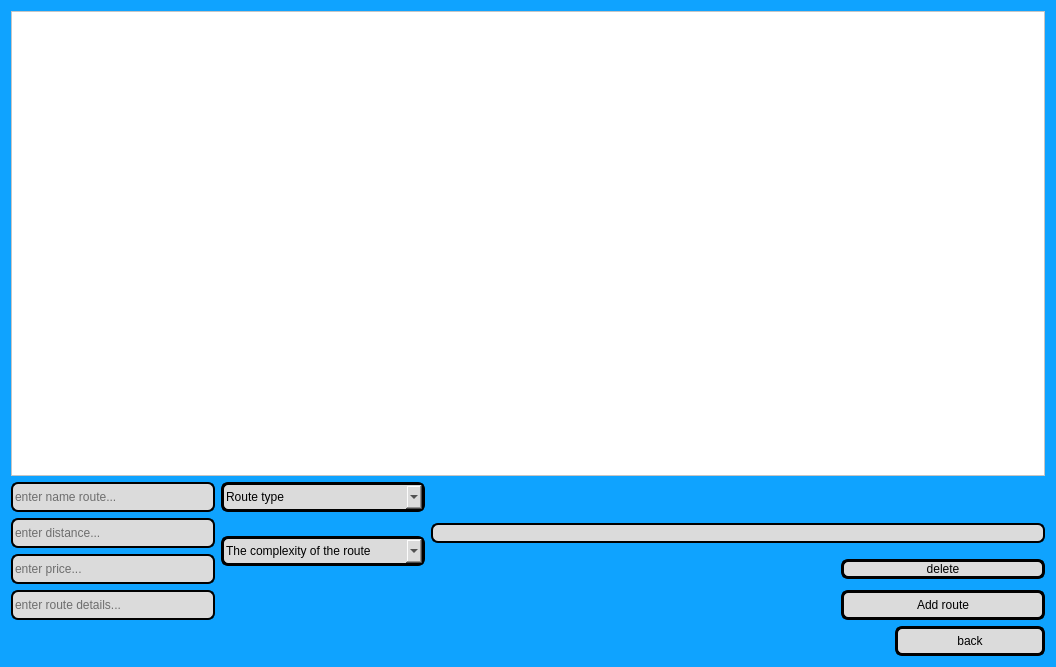
<?xml version="1.0" encoding="UTF-8"?>
<ui version="4.0">
 <class>CreateRoute</class>
 <widget class="QDialog" name="CreateRoute">
  <property name="geometry">
   <rect>
    <x>0</x>
    <y>0</y>
    <width>1056</width>
    <height>667</height>
   </rect>
  </property>
  <property name="sizeIncrement">
   <size>
    <width>200</width>
    <height>30</height>
   </size>
  </property>
  <property name="windowTitle">
   <string>Create route</string>
  </property>
  <property name="windowIcon">
   <iconset>
    <normaloff>../Users/Таня/Pictures/Нова папка/8552951.png</normaloff>../Users/Таня/Pictures/Нова папка/8552951.png</iconset>
  </property>
  <property name="styleSheet">
   <string notr="true">background-color: rgb(15, 163, 255);</string>
  </property>
  <layout class="QGridLayout" name="gridLayout">
   <item row="5" column="0" alignment="Qt::AlignLeft">
    <widget class="QLineEdit" name="LErouteDetails">
     <property name="minimumSize">
      <size>
       <width>204</width>
       <height>30</height>
      </size>
     </property>
     <property name="styleSheet">
      <string notr="true">QLineEdit {
    color: #000000;
    background-color: rgb(219, 219, 219);
    border-radius: 7px; 
    border: 2px solid rgb(0, 0, 0);
}


QLineEdit:hover {
    color: #000000;
    border: 2px solid rgb(0, 0, 0);
}</string>
     </property>
     <property name="placeholderText">
      <string>enter route details...</string>
     </property>
    </widget>
   </item>
   <item row="7" column="2" alignment="Qt::AlignRight">
    <widget class="QPushButton" name="PBback">
     <property name="minimumSize">
      <size>
       <width>150</width>
       <height>30</height>
      </size>
     </property>
     <property name="styleSheet">
      <string notr="true">QPushButton {
    color: #000000;
    background-color: rgb(219, 219, 219);
    border-radius: 7px; 
    border: 3px solid rgb(0, 0, 0);
}


QPushButton:hover {
    color: #000000;
    background-color: rgb(201, 201, 201); 
    border: 2px solid rgb(0, 0, 0);
}
QPushButton {
	font: 14pt &quot;Gabriola&quot;;
    color: #000000;
    background-color: rgb(219, 219, 219);
    border-radius: 7px; 
    border: 3px solid rgb(0, 0, 0);
}</string>
     </property>
     <property name="text">
      <string>back</string>
     </property>
    </widget>
   </item>
   <item row="0" column="0" colspan="3">
    <widget class="QTableView" name="TVroute">
     <property name="styleSheet">
      <string notr="true">background-color:rgb(255, 255, 255);</string>
     </property>
    </widget>
   </item>
   <item row="2" column="0" alignment="Qt::AlignLeft">
    <widget class="QLineEdit" name="LEdistance">
     <property name="minimumSize">
      <size>
       <width>204</width>
       <height>30</height>
      </size>
     </property>
     <property name="styleSheet">
      <string notr="true">QLineEdit {
    color: #000000;
    background-color: rgb(219, 219, 219);
    border-radius: 7px; 
    border: 2px solid rgb(0, 0, 0);
}


QLineEdit:hover {
    color: #000000;
    border: 2px solid rgb(0, 0, 0);
}</string>
     </property>
     <property name="placeholderText">
      <string>enter distance...</string>
     </property>
    </widget>
   </item>
   <item row="5" column="2" alignment="Qt::AlignRight">
    <widget class="QPushButton" name="PBnext">
     <property name="minimumSize">
      <size>
       <width>204</width>
       <height>30</height>
      </size>
     </property>
     <property name="styleSheet">
      <string notr="true">QPushButton {
    color: #000000;
    background-color: rgb(219, 219, 219);
    border-radius: 7px; 
    border: 3px solid rgb(0, 0, 0);
}


QPushButton:hover {
    color: #000000;
    background-color: rgb(201, 201, 201); 
    border: 2px solid rgb(0, 0, 0);
}
QPushButton {
	font: 14pt &quot;Gabriola&quot;;
    color: #000000;
    background-color: rgb(219, 219, 219);
    border-radius: 7px; 
    border: 3px solid rgb(0, 0, 0);
}</string>
     </property>
     <property name="text">
      <string>Add route</string>
     </property>
    </widget>
   </item>
   <item row="1" column="0" alignment="Qt::AlignLeft">
    <widget class="QLineEdit" name="LErouteName">
     <property name="minimumSize">
      <size>
       <width>204</width>
       <height>30</height>
      </size>
     </property>
     <property name="styleSheet">
      <string notr="true">QLineEdit {
    color: #000000;
    background-color: rgb(219, 219, 219);
    border-radius: 7px; 
    border: 2px solid rgb(0, 0, 0);
}


QLineEdit:hover {
    color: #000000;
    border: 2px solid rgb(0, 0, 0);
}</string>
     </property>
     <property name="inputMask">
      <string/>
     </property>
     <property name="text">
      <string/>
     </property>
     <property name="placeholderText">
      <string>enter name route...</string>
     </property>
    </widget>
   </item>
   <item row="2" column="1" rowspan="2">
    <widget class="QComboBox" name="CBcomplaxity">
     <property name="minimumSize">
      <size>
       <width>204</width>
       <height>30</height>
      </size>
     </property>
     <property name="styleSheet">
      <string notr="true">QComboBox {
    color: #000000;
    background-color: rgb(219, 219, 219);
    border-radius: 7px; 
    border: 2px solid rgb(0, 0, 0);
}
QComboBox{
	font: 14pt &quot;Gabriola&quot;;
    color: #000000;
    background-color: rgb(219, 219, 219);
    border-radius: 7px; 
    border: 3px solid rgb(0, 0, 0);
}</string>
     </property>
     <item>
      <property name="text">
       <string>The complexity of the route</string>
      </property>
     </item>
     <item>
      <property name="text">
       <string>для початківців</string>
      </property>
     </item>
     <item>
      <property name="text">
       <string>для бувалих</string>
      </property>
     </item>
     <item>
      <property name="text">
       <string>для тих хто хоче екстриму</string>
      </property>
     </item>
     <item>
      <property name="text">
       <string>для профі</string>
      </property>
     </item>
    </widget>
   </item>
   <item row="3" column="0" alignment="Qt::AlignLeft">
    <widget class="QLineEdit" name="LEprice">
     <property name="minimumSize">
      <size>
       <width>204</width>
       <height>30</height>
      </size>
     </property>
     <property name="styleSheet">
      <string notr="true">QLineEdit {
    color: #000000;
    background-color: rgb(219, 219, 219);
    border-radius: 7px; 
    border: 2px solid rgb(0, 0, 0);
}


QLineEdit:hover {
    color: #000000;
    border: 2px solid rgb(0, 0, 0);
}</string>
     </property>
     <property name="placeholderText">
      <string>enter price...</string>
     </property>
    </widget>
   </item>
   <item row="3" column="2" alignment="Qt::AlignRight">
    <widget class="QPushButton" name="PBdelete">
     <property name="minimumSize">
      <size>
       <width>204</width>
       <height>0</height>
      </size>
     </property>
     <property name="styleSheet">
      <string notr="true">QPushButton {
    color: #000000;
    background-color: rgb(219, 219, 219);
    border-radius: 7px; 
    border: 3px solid rgb(0, 0, 0);
}


QPushButton:hover {
    color: #000000;
    background-color: rgb(0, 202, 0); 
    border: 2px solid rgb(0, 0, 0);
}
QPushButton {
	font: 14pt &quot;Gabriola&quot;;
    color: #000000;
    background-color: rgb(219, 219, 219);
    border-radius: 7px; 
    border: 3px solid rgb(0, 0, 0);
}</string>
     </property>
     <property name="text">
      <string>delete</string>
     </property>
    </widget>
   </item>
   <item row="1" column="1">
    <widget class="QComboBox" name="CBrouteType">
     <property name="minimumSize">
      <size>
       <width>204</width>
       <height>30</height>
      </size>
     </property>
     <property name="styleSheet">
      <string notr="true">QComboBox {
    color: #000000;
    background-color: rgb(219, 219, 219);
    border-radius: 7px; 
    border: 2px solid rgb(0, 0, 0);
}
QComboBox {
	font: 14pt &quot;Gabriola&quot;;
    color: #000000;
    background-color: rgb(219, 219, 219);
    border-radius: 7px; 
    border: 3px solid rgb(0, 0, 0);
}</string>
     </property>
     <item>
      <property name="text">
       <string>Route type</string>
      </property>
     </item>
     <item>
      <property name="text">
       <string>печера</string>
      </property>
     </item>
     <item>
      <property name="text">
       <string>вода</string>
      </property>
     </item>
    </widget>
   </item>
   <item row="2" column="2">
    <widget class="QLineEdit" name="LEdelete">
     <property name="styleSheet">
      <string notr="true">QLineEdit {
    color: #000000;
    background-color: rgb(219, 219, 219);
    border-radius: 7px; 
    border: 2px solid rgb(0, 0, 0);
}


QLineEdit:hover {
    color: #000000;
    border: 2px solid rgb(0, 0, 0);
}</string>
     </property>
    </widget>
   </item>
  </layout>
 </widget>
 <resources/>
 <connections/>
</ui>
